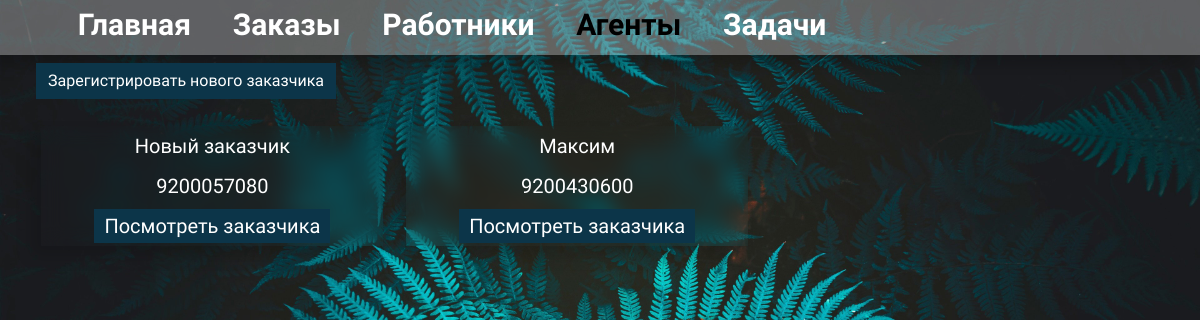
The app's page /money_calc/agent with its own data.
### money_calc/models.py (models this page shows, shortened)
class Agent(models.Model):
    id = models.AutoField(primary_key=True)
    agent_name = models.CharField(max_length=100, verbose_name='Имя заказчика')
    agent_phone = models.CharField(max_length=11, verbose_name='Телефон заказчика', unique=True)
    class Meta:
        verbose_name = 'Заказчик'
        verbose_name_plural = 'Заказчики'

### money_calc/views.py (the view)
# urls.py: path('agent', views.agent, name='agent'),
def agent(request):
    latest_agent_list = Agent.objects.order_by('-agent_name')
    context = {'latest_agent_list': latest_agent_list}
    return render(request, 'money_calc/agent.html', context)

### money_calc/templates/money_calc/agent.html (shortened to what this page needs)
{% extends 'money_calc/layout.html' %}
{% block content %}
{% if latest_agent_list %}
    <div class="container">
        <div class="row">
            {% for agent in latest_agent_list %}
            <div class="col-md-4 block">
                <div class="field-block">{{ agent.agent_name }}</div>
                <div class="field-block">{{ agent.agent_phone }}</div>
                <a href="{% url 'agent-detail' agent.id %}" class="text-block-btn">Посмотреть заказчика {{ worker.id }}</a>
            </div>
            {% endfor %}
        </div>
    </div>
{% else %}
    <p>No agents are available.</p>
{% endif %}
{% endblock %}

### money_calc/static/money_calc/style.css (style rules this page uses)
body { font-family: "Source Sans 3", sans-serif; font-optical-sizing: auto; font-weight: 400; font-style: normal; background-image: url('/static/money_calc/img/bg.jpg'); background-size: cover; color: #fff; }
a { text-decoration: none; }
.block { width: 30%; margin: 3% 1% 0 1%; font-size: 20px; line-height: 40px; backdrop-filter: blur(10px); text-align: center; box-shadow: -10px 10px 15px rgb(0 0 0 / 15%); color: #fff; }
.text-block-btn { background-color: #0c3549; text-decoration: none; color: #fff; padding: 5px 10px 5px 10px; }

### records on screen
Agent: agent_name "Новый заказчик", agent_phone "9200057080"
Agent: agent_name "Максим", agent_phone "9200430600"
